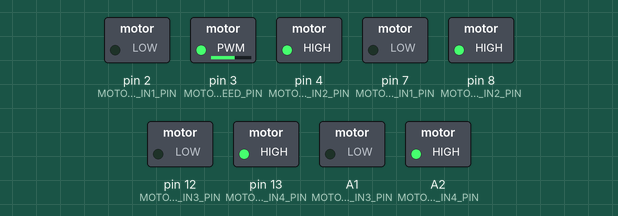
This sketch was run on a simulated Arduino Uno, built with avr-gcc and run on an emulated ATmega328P. Shown: switched loads named in the sketch (green lamp = pin HIGH).

Above: at 0.1 s.
Timing chart, 0 to 1.6 s (numbered marks = the images above):
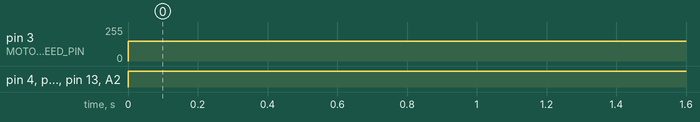

The sketch:

motorTest.ino
```cpp
#define MOTOR_1_IN1_PIN     2 // This is M3 on Kicad
#define MOTOR_1_IN2_PIN     4 // This is M3 on Kicad
#define MOTOR_2_IN3_PIN     A1 // This is M4 on Kicad
#define MOTOR_2_IN4_PIN     A2 // This is M4 on Kicad
#define MOTOR_3_IN1_PIN     7 // This is M5 on Kicad
#define MOTOR_3_IN2_PIN     8 // This is M5 on Kicad
#define MOTOR_4_IN3_PIN     12 // This is M6 on Kicad
#define MOTOR_4_IN4_PIN     13 // This is M6 on Kicad
#define MOTOR_SPEED_PIN     3

int mtrSpeed = 150;

void setup() {
  // put your setup code here, to run once:
   pinMode(MOTOR_1_IN1_PIN, OUTPUT);
   pinMode(MOTOR_1_IN2_PIN, OUTPUT);
   pinMode(MOTOR_2_IN3_PIN, OUTPUT);
   pinMode(MOTOR_2_IN4_PIN, OUTPUT);
   pinMode(MOTOR_3_IN1_PIN, OUTPUT);
   pinMode(MOTOR_3_IN2_PIN, OUTPUT);
   pinMode(MOTOR_4_IN3_PIN, OUTPUT);
   pinMode(MOTOR_4_IN4_PIN, OUTPUT);
   pinMode(MOTOR_SPEED_PIN,OUTPUT);
}

void loop() {
  // put your main code here, to run repeatedly:
  analogWrite(MOTOR_SPEED_PIN, mtrSpeed);
  digitalWrite(MOTOR_1_IN1_PIN, LOW);
  digitalWrite(MOTOR_1_IN2_PIN, HIGH);
  digitalWrite(MOTOR_2_IN3_PIN, LOW);
  digitalWrite(MOTOR_2_IN4_PIN, HIGH);
  digitalWrite(MOTOR_3_IN1_PIN, LOW);
  digitalWrite(MOTOR_3_IN2_PIN, HIGH);
  digitalWrite(MOTOR_4_IN3_PIN, LOW);
  digitalWrite(MOTOR_4_IN4_PIN, HIGH);

  delay(3000);


}
```

Measured:
- by itself, pin 3 (MOTOR_SPEED_PIN): 0/255 → 150/255 at 0.00 s
- by itself, pin 4 (MOTOR_1_IN2_PIN), pin 8 (MOTOR_3_IN2_PIN), pin 13 (MOTOR_4_IN4_PIN), A2 (MOTOR_2_IN4_PIN): LOW → HIGH at 0.00 s
